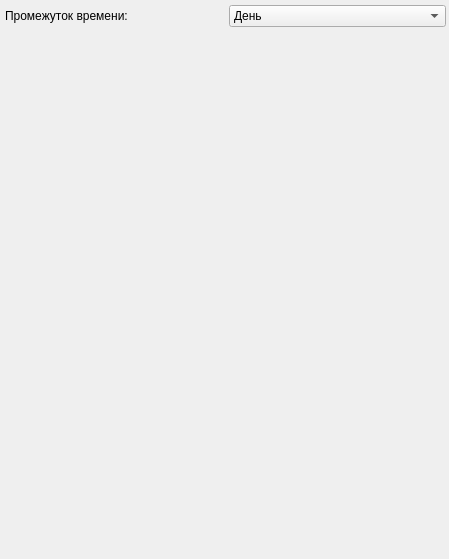
<?xml version="1.0" encoding="UTF-8"?>
<ui version="4.0">
 <class>StatisticWidget</class>
 <widget class="QWidget" name="StatisticWidget">
  <property name="geometry">
   <rect>
    <x>0</x>
    <y>0</y>
    <width>449</width>
    <height>559</height>
   </rect>
  </property>
  <property name="windowTitle">
   <string>Form</string>
  </property>
  <widget class="QWidget" name="verticalLayoutWidget">
   <property name="geometry">
    <rect>
     <x>0</x>
     <y>0</y>
     <width>451</width>
     <height>551</height>
    </rect>
   </property>
   <layout class="QVBoxLayout" name="verticalLayout" stretch="0,1,5">
    <property name="leftMargin">
     <number>5</number>
    </property>
    <property name="topMargin">
     <number>5</number>
    </property>
    <property name="rightMargin">
     <number>5</number>
    </property>
    <property name="bottomMargin">
     <number>5</number>
    </property>
    <item>
     <layout class="QHBoxLayout" name="horizontalLayout">
      <item>
       <widget class="QLabel" name="label">
        <property name="text">
         <string>Промежуток времени:</string>
        </property>
       </widget>
      </item>
      <item>
       <widget class="QComboBox" name="comboBox">
        <item>
         <property name="text">
          <string>День</string>
         </property>
        </item>
        <item>
         <property name="text">
          <string>Неделя</string>
         </property>
        </item>
        <item>
         <property name="text">
          <string>Полмесяца</string>
         </property>
        </item>
        <item>
         <property name="text">
          <string>Месяц</string>
         </property>
        </item>
        <item>
         <property name="text">
          <string>Квартал</string>
         </property>
        </item>
        <item>
         <property name="text">
          <string>Полугодие</string>
         </property>
        </item>
        <item>
         <property name="text">
          <string>Год</string>
         </property>
        </item>
       </widget>
      </item>
     </layout>
    </item>
    <item>
     <layout class="QVBoxLayout" name="textStatisticLayout"/>
    </item>
    <item>
     <widget class="QWidget" name="graphStatisticWidget" native="true"/>
    </item>
   </layout>
  </widget>
 </widget>
 <resources/>
 <connections/>
</ui>
